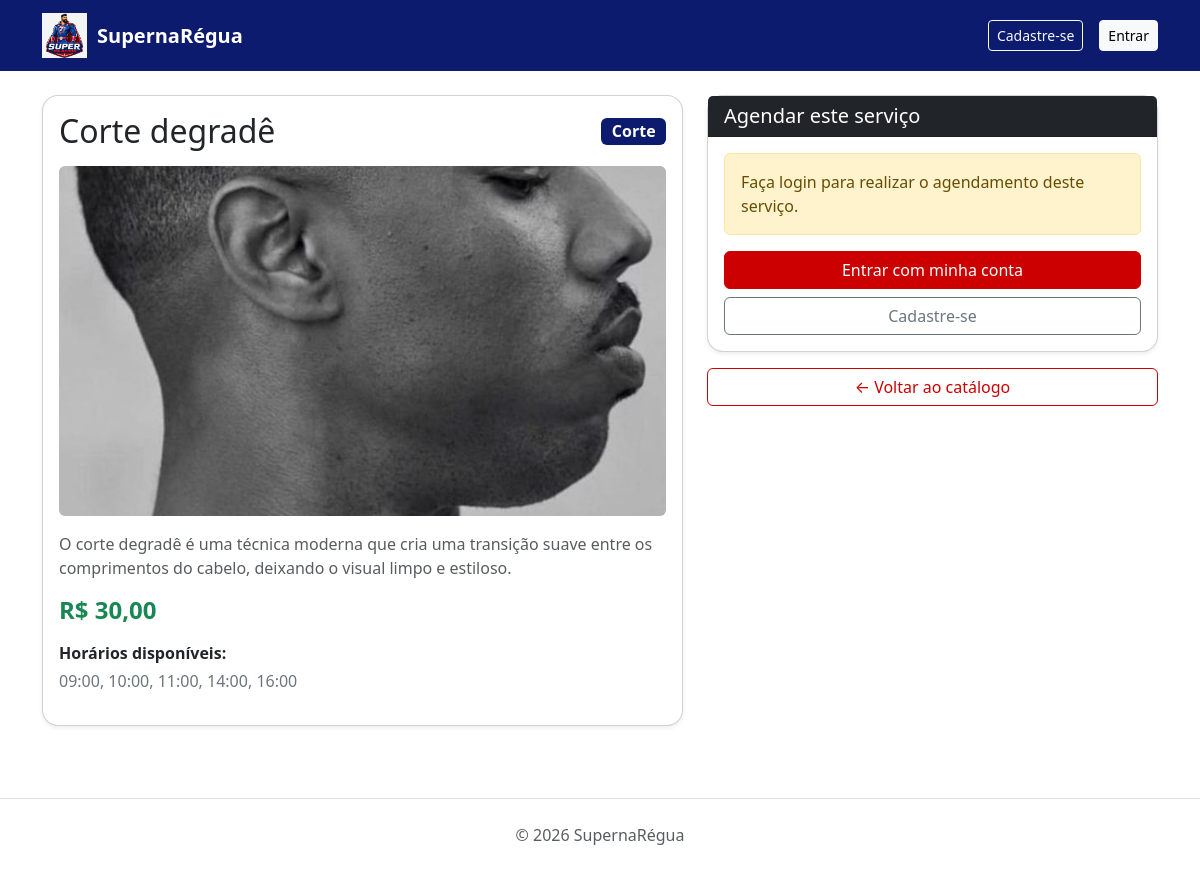
Page /index.php?acao=detalhes&id=1 on the committed database.
### tables this page shows
CREATE TABLE IF NOT EXISTS `servicos` (
  `id` int(11) NOT NULL AUTO_INCREMENT,
  `nome` varchar(100) NOT NULL,
  `tipo` varchar(30) NOT NULL,
  `valor` decimal(10,2) NOT NULL,
  `descricao` text NOT NULL,
  `imagem` varchar(255) DEFAULT NULL,
  `ativo` tinyint(1) NOT NULL DEFAULT 1,
  PRIMARY KEY (`id`)
);

### controller/Controller.php (called while the page is built, shortened)
<?php
abstract class Controller
{
    public function render($view, $dados = [])
    {
        extract($dados);
        require "view/{$view}.php";
    }
}

### controller/ServicoController.php (called while the page is built, shortened)
<?php
class ServicoController extends Controller
{
    private $servicoModel;
    public function __construct($pdo)
    {
        $this->servicoModel = new ServicoModel($pdo);
    }
    public function detalhes()
    {
        $id = filter_input(INPUT_GET, 'id', FILTER_VALIDATE_INT);
        $servico = $this->servicoModel->buscarPorId($id);
        if ($servico) {
            $servico['horarios'] = $this->servicoModel->buscarHorarios($id);
        }
        $this->render('detalhes_view', ['servicos' => $servico]);
    }
}

### model/Model.php (called while the page is built, shortened)
<?php
abstract class Model
{
    public function __construct($pdo)
    {
        $this->pdo = $pdo;
    }
}

### model/ServicoModel.php (called while the page is built, shortened)
<?php
class ServicoModel extends Model
{
    public function buscarPorId($id)
    {
        $sql = "SELECT * FROM servicos WHERE id = :id";
        $stmt = $this->pdo->prepare($sql);
        $stmt->execute([':id' => $id]);
        return $stmt->fetch();
    }
}

### view/detalhes_view.php (the view, shortened to what this page needs)
<?php require 'view/header.php'; ?>
<div class="container mt-4">
    <?php $servico = $servicos ?? null; ?>
    <?php if (empty($servico)): ?>
        <div class="alert alert-warning">
            <h4>Serviço não encontrado</h4>
            <p>O serviço solicitado não está disponível ou não foi encontrado.</p>
            <a href="index.php?acao=catalogo" class="btn btn-primary mt-2">Voltar ao catálogo</a>
        </div>
    <?php else: ?>
        <div class="row">
            <div class="col-md-7">
                <div class="card mb-4 shadow-sm">
                    <div class="card-body">
                        <div class="d-flex justify-content-between align-items-center mb-3">
                            <h2 class="card-title mb-0"><?= htmlspecialchars($servico['nome']) ?></h2>
                            <span class="badge bg-primary fs-6"><?= htmlspecialchars($servico['tipo']) ?></span>
                        </div>
                        <?php if (!empty($servico['imagem'])): ?>
                            <img src="<?= htmlspecialchars($servico['imagem']) ?>"
                                 alt="<?= htmlspecialchars($servico['nome']) ?>"
                                 class="img-fluid rounded mb-3"
                                 style="max-height: 350px; width: 100%; object-fit: cover;">
                        <?php endif; ?>
                        <p class="card-text text-muted"><?= htmlspecialchars($servico['descricao']) ?></p>
                        <h4 class="text-success fw-bold">
                            R$ <?= number_format($servico['valor'], 2, ',', '.') ?>
                        </h4>
                        <div class="mt-3">
                            <strong>Horários disponíveis:</strong>
                            <p class="mt-1">
                                <?php if (!empty($servico['horarios'])): ?>
                                    <span class="text-secondary"><?= htmlspecialchars(implode(', ', $servico['horarios'])) ?></span>
                                <?php else: ?>
                                    <span class="badge bg-danger">Consulte disponibilidade</span>
                                <?php endif; ?>
                            </p>
                        </div>
                    </div>
                </div>
            </div>
            <div class="col-md-5">
                <div class="card shadow-sm">
                    <div class="card-header bg-dark text-white">
                        <h5 class="mb-0">Agendar este serviço</h5>
                    </div>
                    <div class="card-body">
                        <?php if (isset($_SESSION['usuario_id'])): ?>
                            <?php if (isset($_SESSION['perfil']) && $_SESSION['perfil'] === 'cliente'): ?>
                                <form method="POST" action="index.php?acao=agendar">
                                    <input type="hidden" name="servico_id" value="<?= htmlspecialchars($servico['id']) ?>">
                                    <div class="mb-3">
                                        <label for="data_agendamento" class="form-label">Data desejada:</label>
                                        <input type="date"
                                               name="data_agendamento"
                                               id="data_agendamento"
                                               class="form-control"
                                               min="<?= date('Y-m-d') ?>"
                                               required>
                                    </div>
                                    <div class="mb-3">
                                        <label for="horario" class="form-label">Horário:</label>
                                        <select name="horario" id="horario" class="form-select" required>
                                            <option value="">Selecione um horário</option>
                                            <?php if (!empty($servico['horarios'])): ?>
                                                <?php foreach ($servico['horarios'] as $h): ?>
                                                    <option value="<?= htmlspecialchars($h) ?>"><?= htmlspecialchars($h) ?></option>
                                                <?php endforeach; ?>
                                            <?php else: ?>
                                                <option value="08:00">08:00</option>
                                                <option value="09:00">09:00</option>
                                                <option value="10:00">10:00</option>
                                                <option value="11:00">11:00</option>
                                                <option value="13:00">13:00</option>
                                                <option value="14:00">14:00</option>
                                                <option value="15:00">15:00</option>
                                                <option value="16:00">16:00</option>
                                                <option value="17:00">17:00</option>
                                                <option value="18:00">18:00</option>
                                                <option value="19:00">19:00</option>
                                            <?php endif; ?>
                                        </select>
                                    </div>
                                    <div class="mb-3">
                                        <label for="pessoas" class="form-label">Quantidade de pessoas:</label>
                                        <select name="pessoas" id="pessoas" class="form-select" required>
                                            <option value="1" selected>1 pessoa</option>
                                            <option value="2">2 pessoas</option>
                                            <option value="3">3 pessoas</option>
                                        </select>
                                    </div>
                                    <button type="submit" class="btn btn-primary w-100 py-2">
                                        Confirmar Agendamento
                                    </button>
                                </form>
                            <?php else: ?>
                                <div class="alert alert-info mb-0">
                                    Você está conectado como <strong>Administrador</strong>. O agendamento é reservado para perfis de cliente.
                                </div>
                            <?php endif; ?>
                        <?php else: ?>
                            <div class="alert alert-warning mb-3">
                                Faça login para realizar o agendamento deste serviço.
                            </div>
                            <div class="d-grid gap-2">
                                <a href="index.php?acao=login" class="btn btn-primary">Entrar com minha conta</a>
                                <a href="index.php?acao=cadastro" class="btn btn-outline-secondary">Cadastre-se</a>
                            </div>
                        <?php endif; ?>
                    </div>
                </div>
                <div class="mt-3">
                    <a href="index.php?acao=catalogo" class="btn btn-outline-dark w-100">
                        &larr; Voltar ao catálogo
                    </a>
                </div>
            </div>
        </div>
    <?php endif; ?>
</div>
<?php require 'view/footer.php'; ?>

### css/style.css (style rules this page uses)
:root { --azul: #0d1b6e; --vermelho: #cc0000; --branco: #ffffff; }
.btn-outline-dark { color: var(--vermelho) !important; border-color: var(--vermelho) !important; }
.btn-primary { background-color: var(--vermelho) !important; border-color: var(--vermelho) !important; }
.badge.bg-primary { background-color: var(--azul) !important; }
.card { border-radius: 16px; box-shadow: 0 4px 16px rgba(0, 0, 0, 0.08); }

### rows in the picture
servicos: nome "Corte degradê", tipo "Corte", imagem (picture), descricao "O corte degradê é uma técnica moderna que cria uma transição suave entre os comprimentos do cabelo, deixando o visual limpo e estiloso.", valor "30,00"

### other values in the picture
implode(', ', $servico['horarios']) "09:00, 10:00, 11:00, 14:00, 16:00"
